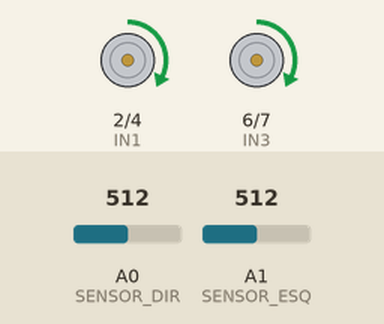
A sketch run on a simulated Arduino Uno, built with avr-gcc and run on an emulated ATmega328P. On the bench: motor-driver pin pairs drawn as motors (green arrow = first pin HIGH = forward, orange = second pin HIGH = backward, longer = more drive, scaled by the enable pin). The test bench sets the inputs (shaded band); at power-on: A0 (SENSOR_DIR) = 512, A1 (SENSOR_ESQ) = 512. What the sketch prints to the serial monitor is not drawn.

Above: at 8.3 s.
8.4 s: A0 (SENSOR_DIR) set to 499
At 8.7 s:
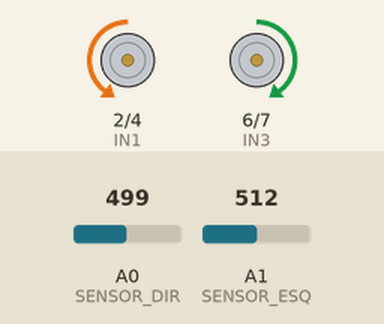
9.9 s: A1 (SENSOR_ESQ) set to 499
At 11.1 s:
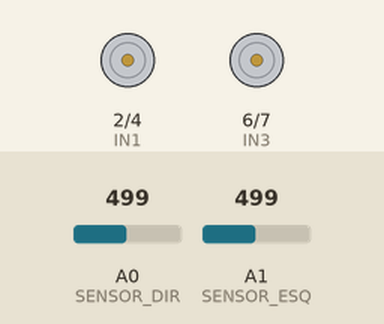
11.4 s: A0 (SENSOR_DIR) set to 716
At 12.3 s:
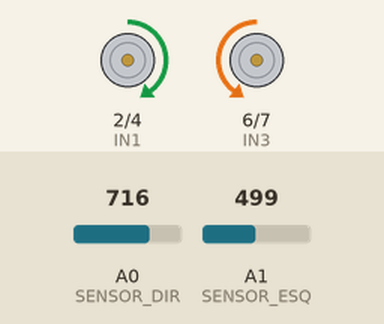
12.9 s: A0 (SENSOR_DIR) set to 511
At 13.7 s:
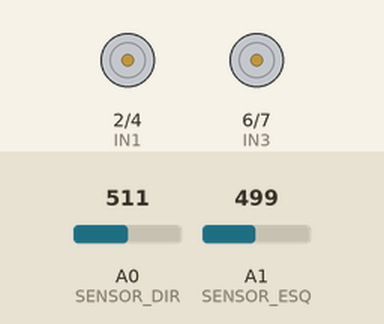
14.4 s: A0 (SENSOR_DIR) set to 900
At 15.8 s:
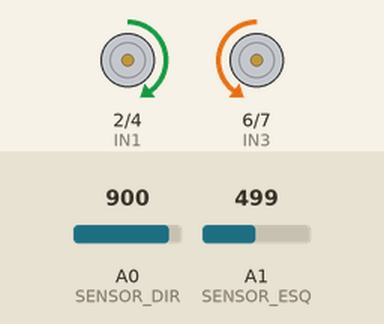
Timing chart, 0 to 16.9 s (numbered marks = the images above; inputs shaded):
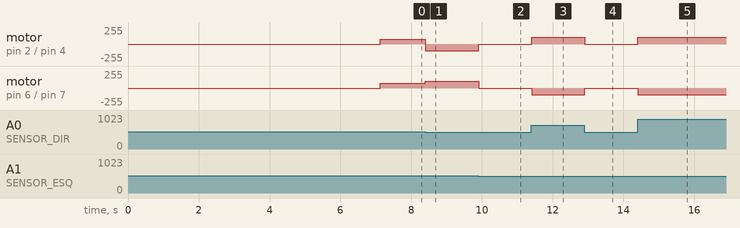

Measured:
- the behaviour switches between 512 and 511 on A0 (SENSOR_DIR) (found by bisection; images 0 and 1)
- the behaviour switches between 512 and 511 on A1 (SENSOR_ESQ) (found by bisection; images 1 and 2)
- after the input at 8.4 s, motor on pin 2 (IN1) / pin 4 (IN2): forward 70/255 → backward 100/255 at once; motor on pin 6 (IN3) / pin 7 (IN4): forward 70/255 → forward 100/255 at once
- after the input at 9.9 s, motor on pin 2 (IN1) / pin 4 (IN2): backward 100/255 → stopped at once; motor on pin 6 (IN3) / pin 7 (IN4): forward 100/255 → stopped at once
- after the input at 11.4 s, motor on pin 2 (IN1) / pin 4 (IN2): stopped → forward 100/255 at once; motor on pin 6 (IN3) / pin 7 (IN4): stopped → backward 100/255 at once
- after the input at 12.9 s, motor on pin 2 (IN1) / pin 4 (IN2): forward 100/255 → stopped at once; motor on pin 6 (IN3) / pin 7 (IN4): backward 100/255 → stopped at once
- after the input at 14.4 s, motor on pin 2 (IN1) / pin 4 (IN2): stopped → forward 100/255 at once; motor on pin 6 (IN3) / pin 7 (IN4): stopped → backward 100/255 at once

The sketch:

coelhocorrrecao.ino
```cpp
const int ENA = 3;
const int ENB = 5;
const int IN1 = 2;
const int IN2 = 4;
const int IN3 = 6;
const int IN4 = 7;
const int SENSOR_DIR = A0;
const int SENSOR_ESQ = A1;

const int VELOCIDADE_CRUZEIRO = 70;
const int VELOCIDADE_CURVA = 100;

const float CORRECAO_MOTOR_ESQ = 1.00;
const float CORRECAO_MOTOR_DIR = 1.00;

int corteCalibracaoEsq = 500;
int corteCalibracaoDir = 500;

void setup() {
  pinMode(ENA, OUTPUT);
  pinMode(ENB, OUTPUT);
  pinMode(IN1, OUTPUT);
  pinMode(IN2, OUTPUT);
  pinMode(IN3, OUTPUT);
  pinMode(IN4, OUTPUT);

  pinMode(SENSOR_DIR, INPUT);
  pinMode(SENSOR_ESQ, INPUT);

  Serial.begin(9600);

  parar();

  Serial.println("Calibrando sensores...");
  Serial.println("Passe os DOIS sensores no PRETO e no BRANCO!");

  int valorMinimoEsq = 1023;
  int valorMaximoEsq = 0;
  int valorMinimoDir = 1023;
  int valorMaximoDir = 0;

  unsigned long tempoInicial = millis();

  while (millis() - tempoInicial < 5000) {
    int leituraEsq = analogRead(SENSOR_ESQ);
    int leituraDir = analogRead(SENSOR_DIR);

    if (leituraEsq < valorMinimoEsq) {
      valorMinimoEsq = leituraEsq;
    }
    if (leituraEsq > valorMaximoEsq) {
      valorMaximoEsq = leituraEsq;
    }

    if (leituraDir < valorMinimoDir) {
      valorMinimoDir = leituraDir;
    }
    if (leituraDir > valorMaximoDir) {
      valorMaximoDir = leituraDir;
    }

    delay(10);
  }

  corteCalibracaoEsq = (valorMinimoEsq + valorMaximoEsq) / 2;
  corteCalibracaoDir = (valorMinimoDir + valorMaximoDir) / 2;

  Serial.println();
  Serial.println("--- SENSORES CALIBRADOS! ---");
  Serial.print("Sensor ESQUERDO - Minimo: ");
  Serial.print(valorMinimoEsq);
  Serial.print(" | Maximo: ");
  Serial.print(valorMaximoEsq);
  Serial.print(" | Corte: ");
  Serial.println(corteCalibracaoEsq);
  Serial.print("Sensor DIREITO - Minimo: ");
  Serial.print(valorMinimoDir);
  Serial.print(" | Maximo: ");
  Serial.print(valorMaximoDir);
  Serial.print(" | Corte: ");
  Serial.println(corteCalibracaoDir);
  Serial.println("-----------------------------");

  delay(2000);
}

void loop() {
  int leituraDir = analogRead(SENSOR_DIR);
  int leituraEsq = analogRead(SENSOR_ESQ);

  bool naLinhaEsq = (leituraEsq < corteCalibracaoEsq);
  bool naLinhaDir = (leituraDir < corteCalibracaoDir);

  if (!naLinhaEsq && !naLinhaDir) {
    frente();
  }
  else if (naLinhaEsq && !naLinhaDir) {
    virarEsquerda();
  }
  else if (!naLinhaEsq && naLinhaDir) {
    virarDireita();
  }
  else {
    parar();
  }

  delay(10);
}

void frente() {
  analogWrite(ENA, VELOCIDADE_CRUZEIRO * CORRECAO_MOTOR_ESQ);
  analogWrite(ENB, VELOCIDADE_CRUZEIRO * CORRECAO_MOTOR_DIR);

  digitalWrite(IN1, HIGH);
  digitalWrite(IN2, LOW);
  digitalWrite(IN3, HIGH);
  digitalWrite(IN4, LOW);
}

void virarEsquerda() {
  analogWrite(ENA, VELOCIDADE_CURVA * CORRECAO_MOTOR_ESQ);
  analogWrite(ENB, VELOCIDADE_CURVA * CORRECAO_MOTOR_DIR);

  digitalWrite(IN1, HIGH);
  digitalWrite(IN2, LOW);
  digitalWrite(IN3, LOW);
  digitalWrite(IN4, HIGH);
}

void virarDireita() {
  analogWrite(ENA, VELOCIDADE_CURVA * CORRECAO_MOTOR_ESQ);
  analogWrite(ENB, VELOCIDADE_CURVA * CORRECAO_MOTOR_DIR);

  digitalWrite(IN1, LOW);
  digitalWrite(IN2, HIGH);
  digitalWrite(IN3, HIGH);
  digitalWrite(IN4, LOW);
}

void parar() {
  digitalWrite(IN1, LOW);
  digitalWrite(IN2, LOW);
  digitalWrite(IN3, LOW);
  digitalWrite(IN4, LOW);
}
```
